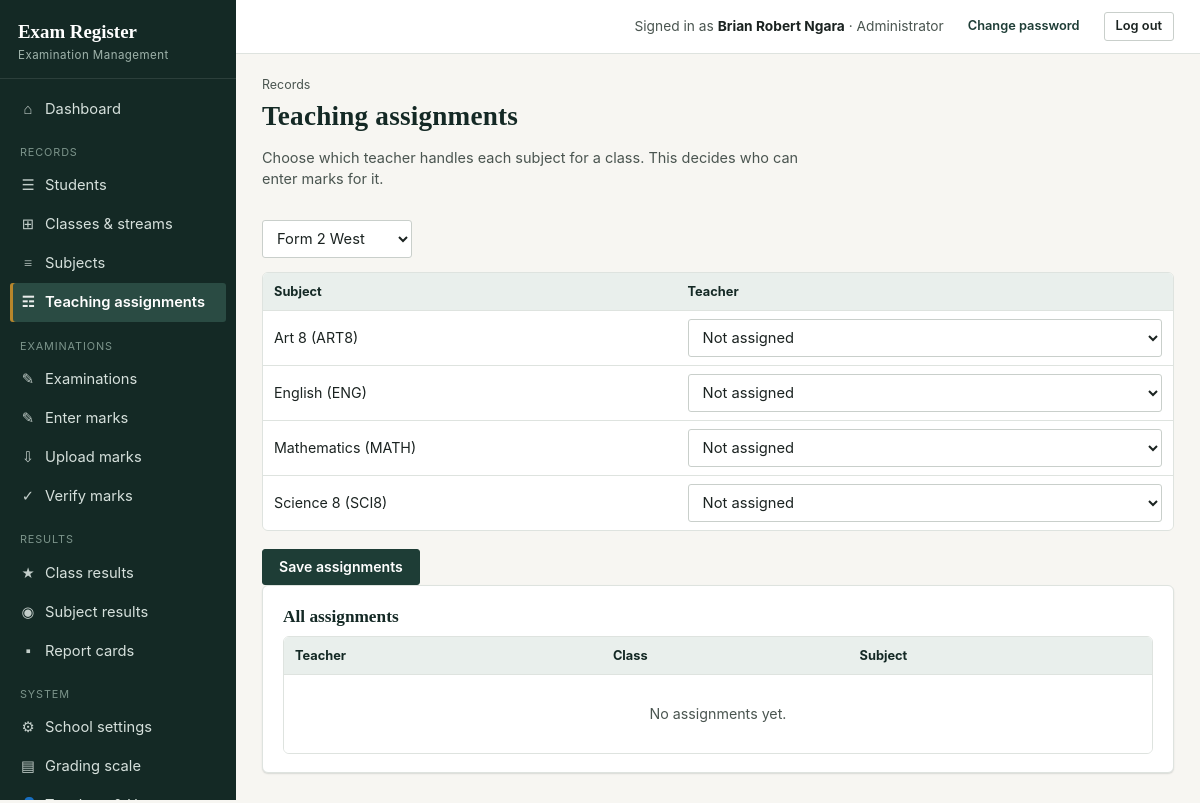
Screenshot of /teaching (signed in) with the database file from the repository.
### tables this page shows
CREATE TABLE settings(key TEXT PRIMARY KEY, value TEXT NOT NULL DEFAULT '');

CREATE TABLE users(
    id INTEGER PRIMARY KEY AUTOINCREMENT,
    username TEXT NOT NULL UNIQUE COLLATE NOCASE,
    full_name TEXT NOT NULL,
    initials TEXT NOT NULL DEFAULT '',
    password_hash TEXT NOT NULL,
    role TEXT NOT NULL DEFAULT 'teacher',
    phone TEXT NOT NULL DEFAULT '',
    active INTEGER NOT NULL DEFAULT 1,
    must_change_password INTEGER NOT NULL DEFAULT 0,
    created_at TEXT NOT NULL DEFAULT CURRENT_TIMESTAMP
, tsc_no TEXT NOT NULL DEFAULT '');

CREATE TABLE subjects(
    id INTEGER PRIMARY KEY AUTOINCREMENT,
    code TEXT NOT NULL UNIQUE COLLATE NOCASE,
    name TEXT NOT NULL
);

### routes/academic.py (the view, shortened to what this page needs)
@bp.route("/teaching", methods=["GET", "POST"])
@perm_required("subjects.manage")
def teaching():
    cid = request.values.get("class_id", type=int)
    classes_ = class_options()
    if not cid and classes_:
        cid = classes_[0]["id"]
    subs = q("SELECT s.*, t.teacher_id FROM subjects s LEFT JOIN teaching t "
             "ON t.subject_id=s.id AND t.class_id=? ORDER BY s.name", (cid or 0,))
    by_teacher = q(f"SELECT u.full_name, u.tsc_no, {CLASS_LABEL} AS clabel, s.name AS sname FROM teaching t "
                   "JOIN users u ON u.id=t.teacher_id JOIN classes c ON c.id=t.class_id "
                   "JOIN subjects s ON s.id=t.subject_id ORDER BY u.full_name, c.name, c.stream, s.name")
    return render_template("teaching.html", classes=classes_, class_id=cid, subs=subs,
                           teachers=teacher_options(), by_teacher=by_teacher)

### core.py (called while the page is built, shortened)
def connect():
    con = sqlite3.connect(DB_PATH, timeout=20)
    con.row_factory = sqlite3.Row
    con.execute("PRAGMA foreign_keys = ON")
    return con

def db():
    if "db" not in g:
        g.db = connect()
    return g.db

def q(sql, args=()):
    return db().execute(sql, args).fetchall()

def q1(sql, args=()):
    return db().execute(sql, args).fetchone()

def settings():
    if "settings" not in g:
        d = dict(DEFAULT_SETTINGS)
        for r in q("SELECT key,value FROM settings"):
            d[r["key"]] = r["value"]
        g.settings = d
    return g.settings

def csrf_token():
    if "csrf" not in session:
        session["csrf"] = secrets.token_hex(16)
    return session["csrf"]

def load_user():
    g.user = None
    uid = session.get("uid")
    if uid:
        u = q1("SELECT * FROM users WHERE id=? AND active=1", (uid,))
        if u:
            g.user = u
        else:
            session.pop("uid", None)

def has_perm(perm):
    u = g.get("user")
    if not u:
        return False
    if u["role"] == "admin":
        return True
    if "perms" not in g:
        g.perms = {r["perm"] for r in q(
            "SELECT perm FROM role_permissions WHERE role=?", (u["role"],))}
    return perm in g.perms

def is_admin():
    u = g.get("user")
    return bool(u and u["role"] == "admin")

def perm_required(*perms):
    def deco(f):
        @functools.wraps(f)
        def wrapper(*a, **k):
            if not g.user:
                return redirect(url_for("auth.login", next=request.full_path.rstrip("?")))
            if not any(has_perm(p) for p in perms):
                abort(403)
            return f(*a, **k)
        return wrapper
    return deco

def auto_backup_if_due():
    today = datetime.date.today().isoformat()
    if _last_auto_check["day"] == today:
        return

### routes/academic.py (called while the page is built)
def class_options():
    return q(f"SELECT c.id, {CLASS_LABEL} AS label FROM classes c ORDER BY c.name, c.stream")

def teacher_options():
    return q("SELECT id, full_name, tsc_no FROM users WHERE active=1 AND role IN ('teacher','deputy_head_teacher','head_teacher','exam_officer','admin') "
             "ORDER BY full_name")

### templates/teaching.html (shortened to what this page needs)
{% extends "base.html" %}
{% block wide %} wide{% endblock %}
{% block content %}
<div class="page-head"><div><div class="eyebrow">Records</div><h1>Teaching assignments</h1>
<p class="lede">Choose which teacher handles each subject for a class. This decides who can enter marks for it.</p></div></div>
<form method="get" class="pill-filter">
  <select name="class_id" onchange="this.form.submit()">
    {% for c in classes %}<option value="{{ c.id }}" {{ 'selected' if class_id==c.id }}>{{ c.label }}</option>{% endfor %}
  </select>
</form>
{% if class_id %}
<form method="post">
<div class="tbl-wrap">
<table>
  <thead><tr><th>Subject</th><th>Teacher</th></tr></thead>
  <tbody>
  {% for s in subs %}
    <tr><td>{{ s.name }} ({{ s.code }})</td>
      <td><select name="t_{{ s.id }}"><option value="">Not assigned</option>
      </select></td>
    </tr>
  {% endfor %}
  </tbody>
</table>
</div>
<div class="form-actions"><button class="btn btn-primary">Save assignments</button></div>
</form>
{% endif %}
<div class="card section">
  <h3>All assignments</h3>
  <div class="tbl-wrap">
  <table><thead><tr><th>Teacher</th><th>Class</th><th>Subject</th></tr></thead><tbody>
    {% for r in by_teacher %}<tr><td><b>{{ r.full_name }}</b>{% if r.tsc_no %} <span class="muted" style="font-size:.85rem;">(TSC: {{ r.tsc_no }})</span>{% endif %}</td><td>{{ r.clabel }}</td><td>{{ r.sname }}</td></tr>
    {% else %}<tr><td colspan="3" class="tbl-empty">No assignments yet.</td></tr>{% endfor %}
  </tbody></table>
  </div>
</div>
{% endblock %}

### templates/base.html (shortened to what this page needs)
<!doctype html>
<html lang="en">
<head>
<link rel="stylesheet" href="{{ url_for('static', filename='style.css') }}">
</head>
<body>
{% if user %}
<div class="shell">
  <aside class="sidebar" id="sidebar">
    <div class="brand">
      <div class="mark">{{ school.school_name if school and school.school_name != 'Your School Name' else 'Exam Register' }}</div>
      <div class="sub">Examination Management</div>
    </div>
    <nav class="nav">
      <a href="{{ url_for('system.dashboard') }}" class="{{ 'active' if request.endpoint=='system.dashboard' }}"><span class="ic">&#8962;</span> Dashboard</a>
      <div class="group-label">Records</div>
      {% if has_perm('students.view') or has_perm('students.manage') %}
      <a href="{{ url_for('academic.students') }}" class="{{ 'active' if request.endpoint and request.endpoint.startswith('academic.student') }}"><span class="ic">&#9776;</span> Students</a>
      {% endif %}
      {% if has_perm('classes.manage') %}
      <a href="{{ url_for('academic.classes') }}" class="{{ 'active' if request.endpoint=='academic.classes' }}"><span class="ic">&#8862;</span> Classes &amp; streams</a>
      {% endif %}
      {% if has_perm('subjects.manage') %}
      <a href="{{ url_for('academic.subjects') }}" class="{{ 'active' if request.endpoint=='academic.subjects' }}"><span class="ic">&#8801;</span> Subjects</a>
      <a href="{{ url_for('academic.teaching') }}" class="{{ 'active' if request.endpoint=='academic.teaching' }}"><span class="ic">&#9782;</span> Teaching assignments</a>
      {% endif %}
      <div class="group-label">Examinations</div>
      <a href="{{ url_for('exams.exams') }}" class="{{ 'active' if request.endpoint and request.endpoint.startswith('exams.exam') }}"><span class="ic">&#9998;</span> Examinations</a>
      <a href="{{ url_for('exams.marks_home') }}" class="{{ 'active' if request.endpoint in ['exams.marks_home','exams.marks_entry'] }}"><span class="ic">&#9998;</span> Enter marks</a>
      <a href="{{ url_for('exams.marks_import') }}" class="{{ 'active' if request.endpoint and request.endpoint.startswith('exams.marks_import') }}"><span class="ic">&#8681;</span> Upload marks</a>
      {% if has_perm('marks.verify') %}
      <a href="{{ url_for('exams.verify_home') }}" class="{{ 'active' if request.endpoint=='exams.verify_home' }}"><span class="ic">&#10003;</span> Verify marks</a>
      {% endif %}
      <div class="group-label">Results</div>
      <a href="{{ url_for('results.class_results') }}" class="{{ 'active' if request.endpoint=='results.class_results' }}"><span class="ic">&#9733;</span> Class results</a>
      <a href="{{ url_for('results.subject_results') }}" class="{{ 'active' if request.endpoint=='results.subject_results' }}"><span class="ic">&#9673;</span> Subject results</a>
      <a href="{{ url_for('results.reports_home') }}" class="{{ 'active' if request.endpoint and request.endpoint.startswith('results.report') }}"><span class="ic">&#9642;</span> Report cards</a>
      {% if is_admin() or has_perm('backup.create') or has_perm('audit.view') %}
      <div class="group-label">System</div>
      {% if is_admin() %}
      <a href="{{ url_for('system.school_settings') }}" class="{{ 'active' if request.endpoint=='system.school_settings' }}"><span class="ic">&#9881;</span> School settings</a>
      <a href="{{ url_for('system.grading') }}" class="{{ 'active' if request.endpoint=='system.grading' }}"><span class="ic">&#9636;</span> Grading scale</a>
      <a href="{{ url_for('auth.users') }}" class="{{ 'active' if request.endpoint and request.endpoint.startswith('auth.user') }}"><span class="ic">&#128100;</span> Teachers &amp; Users</a>
      {% endif %}
      {% endif %}
    </nav>
  </aside>
  <div class="main">
    <div class="topbar">
      <div class="flex items-center gap-12">
        <span class="who">Signed in as <b>{{ user.full_name }}</b> &middot; {{ ROLES.get(user.role, user.role) }}</span>
        <a href="{{ url_for('auth.password') }}" class="btn btn-sm btn-ghost">Change password</a>
        <form method="post" action="{{ url_for('auth.logout') }}" style="margin:0;">
          <button class="btn btn-sm">Log out</button>
        </form>
      </div>
    </div>
    <div class="content{% block wide %}{% endblock %}">
      {% block content %}{% endblock %}
    </div>
  </div>
</div>
{% else %}
  {% include "_flash.html" %}
  {% block guest_content %}{% endblock %}
{% endif %}
</body>
</html>

### rows the page displays
settings: value "Exam Register"
users: full_name "Brian Robert Ngara", get "Administrator"
subjects: name "Art 8", code "ART8"
subjects: name "English", code "ENG"
subjects: name "Mathematics", code "MATH"
subjects: name "Science 8", code "SCI8"

### other values shown
form field class_id "Form 2 West"
